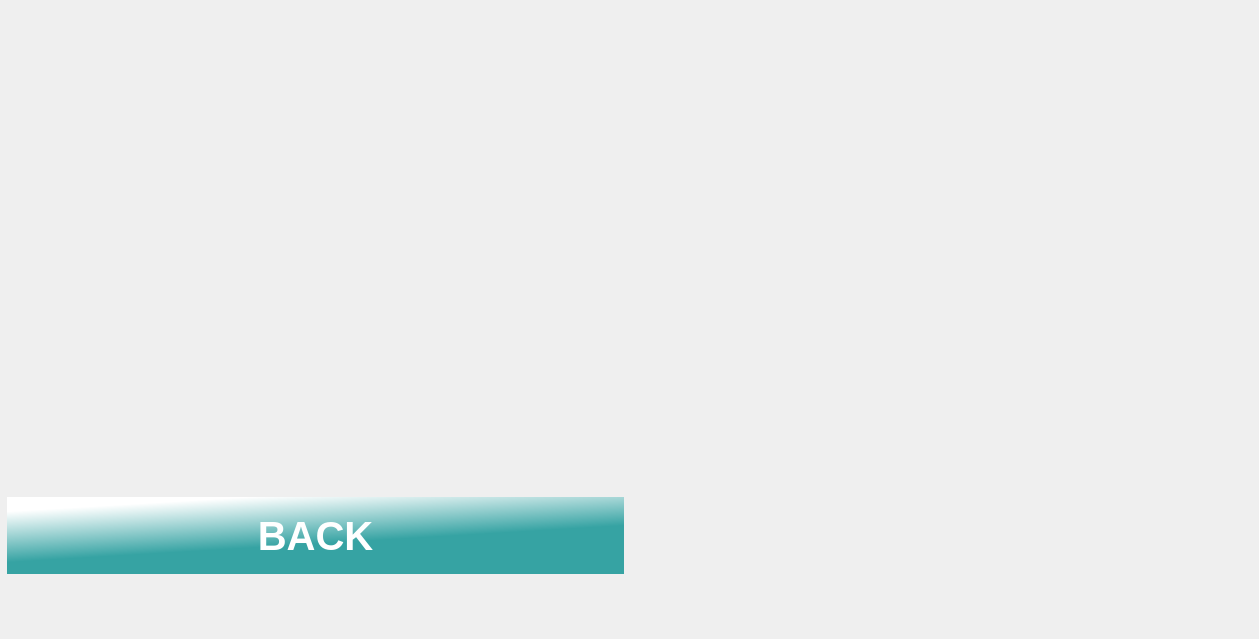
    <widget class="QWidget" name="page_71">
     <widget class="QLabel" name="label_120">
      <property name="geometry">
       <rect>
        <x>0</x>
        <y>0</y>
        <width>1250</width>
        <height>630</height>
       </rect>
      </property>
      <property name="text">
       <string/>
      </property>
      <property name="pixmap">
       <pixmap resource="icon.qrc">:/adding/adding/rm380-02-knyfs2py.jpg</pixmap>
      </property>
      <property name="scaledContents">
       <bool>true</bool>
      </property>
     </widget>
     <widget class="QLabel" name="label_121">
      <property name="geometry">
       <rect>
        <x>0</x>
        <y>0</y>
        <width>631</width>
        <height>451</height>
       </rect>
      </property>
      <property name="text">
       <string/>
      </property>
      <property name="pixmap">
       <pixmap resource="Res2.qrc">:/v_to_36/v_to_36/28.jpg</pixmap>
      </property>
      <property name="scaledContents">
       <bool>true</bool>
      </property>
     </widget>
     <widget class="QLabel" name="label_122">
      <property name="geometry">
       <rect>
        <x>650</x>
        <y>70</y>
        <width>581</width>
        <height>461</height>
       </rect>
      </property>
      <property name="text">
       <string/>
      </property>
      <property name="pixmap">
       <pixmap resource="Res2.qrc">:/v_to_36/v_to_36/28.png</pixmap>
      </property>
      <property name="scaledContents">
       <bool>true</bool>
      </property>
     </widget>
     <widget class="QPushButton" name="Co_to_back_4">
      <property name="geometry">
       <rect>
        <x>0</x>
        <y>490</y>
        <width>631</width>
        <height>91</height>
       </rect>
      </property>
      <property name="font">
       <font>
        <pointsize>30</pointsize>
        <italic>false</italic>
        <bold>true</bold>
       </font>
      </property>
      <property name="autoFillBackground">
       <bool>false</bool>
      </property>
      <property name="styleSheet">
       <string notr="true">QPushButton
{
border:none;
color:white;
	
	
	background-color: qlineargradient(spread:pad, x1:0.651, y1:0.536, x2:0.393796, y2:0, stop:0 rgba(54, 163, 163, 255), stop:1 rgba(255, 255, 255, 255));
	
margin:7px;

}
QPushButton:pressed
{
	
	background-color: qlineargradient(spread:pad, x1:0.512878, y1:0.513273, x2:0.653182, y2:1, stop:0 rgba(54, 163, 163, 255), stop:1 rgba(255, 255, 255, 255));
}</string>
      </property>
      <property name="text">
       <string>BACK</string>
      </property>
     </widget>
    </widget>
